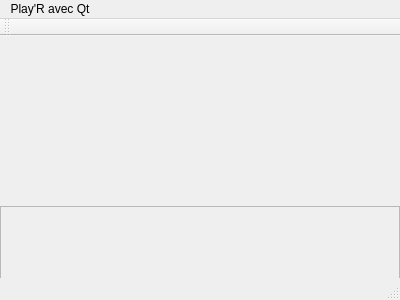
<?xml version="1.0" encoding="UTF-8"?>
<ui version="4.0">
 <class>DWwindow</class>
 <widget class="QMainWindow" name="DWwindow">
  <property name="geometry">
   <rect>
    <x>0</x>
    <y>0</y>
    <width>400</width>
    <height>300</height>
   </rect>
  </property>
  <property name="minimumSize">
   <size>
    <width>400</width>
    <height>300</height>
   </size>
  </property>
  <property name="maximumSize">
   <size>
    <width>400</width>
    <height>300</height>
   </size>
  </property>
  <property name="mouseTracking">
   <bool>false</bool>
  </property>
  <property name="windowTitle">
   <string>DWwindow</string>
  </property>
  <widget class="QWidget" name="centralWidget">
   <widget class="QFrame" name="Bande">
    <property name="geometry">
     <rect>
      <x>0</x>
      <y>170</y>
      <width>400</width>
      <height>80</height>
     </rect>
    </property>
    <property name="frameShape">
     <enum>QFrame::StyledPanel</enum>
    </property>
    <property name="frameShadow">
     <enum>QFrame::Raised</enum>
    </property>
   </widget>
  </widget>
  <widget class="QMenuBar" name="menuBar">
   <property name="geometry">
    <rect>
     <x>0</x>
     <y>0</y>
     <width>400</width>
     <height>22</height>
    </rect>
   </property>
   <widget class="QMenu" name="menuPlay_R_avec_Qt">
    <property name="title">
     <string>Play'R avec Qt</string>
    </property>
    <addaction name="actionTest_de_menu"/>
   </widget>
   <addaction name="menuPlay_R_avec_Qt"/>
  </widget>
  <widget class="QToolBar" name="mainToolBar">
   <attribute name="toolBarArea">
    <enum>TopToolBarArea</enum>
   </attribute>
   <attribute name="toolBarBreak">
    <bool>false</bool>
   </attribute>
  </widget>
  <widget class="QStatusBar" name="statusBar"/>
  <action name="actionTest_de_menu">
   <property name="text">
    <string>Test de menu</string>
   </property>
  </action>
 </widget>
 <layoutdefault spacing="6" margin="11"/>
 <resources/>
 <connections/>
</ui>
